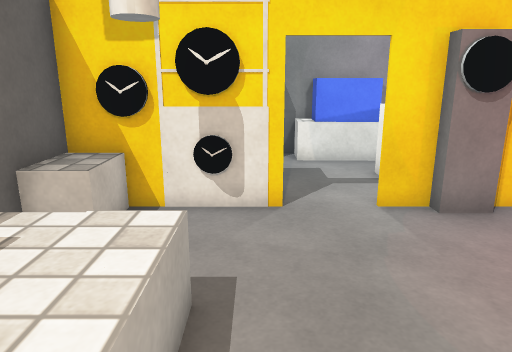
View 1 (above)

12 first-person views from a walk through a 3-D level made in the Unity game engine. The camera is 1.4 m above the floor, tilts 14° down and sees 70° across. The floor is counted in squares, 0.5 m on a side. Each view is taken from the middle of a square. On the plan, view 1 faces up. The plan holds only what a view shows up to about 20 squares ahead; the rest is blank. The place goes on beyond the plan. The player is left out. Some surface patterns are stand-ins.

View 2
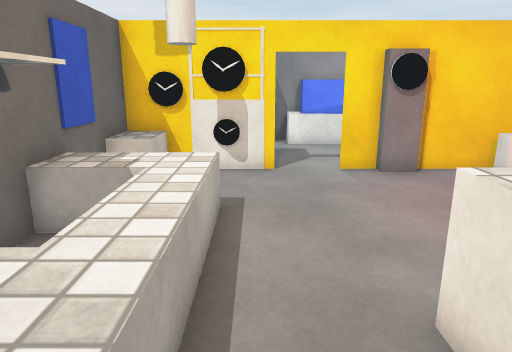

View 3
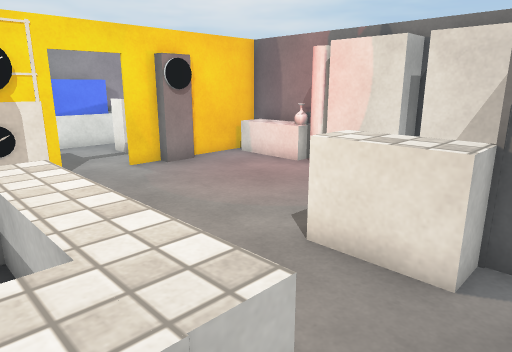

View 4
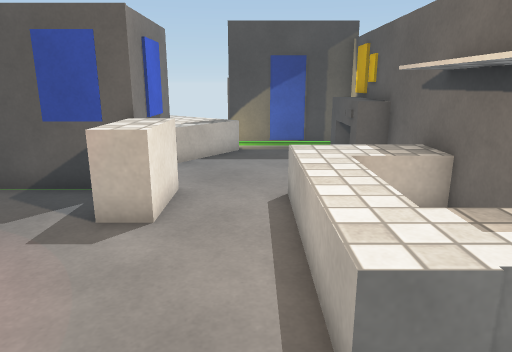

View 5
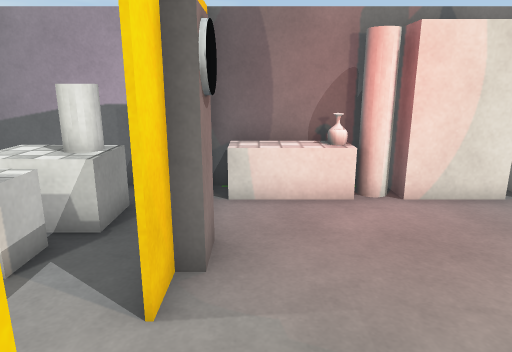

View 6
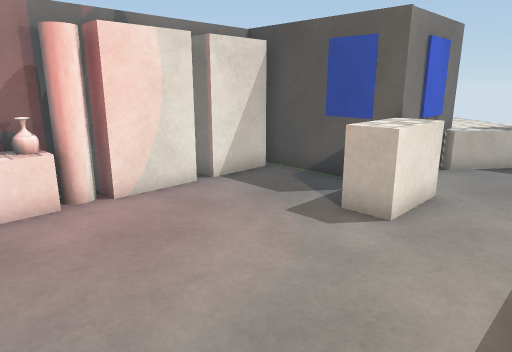

View 7
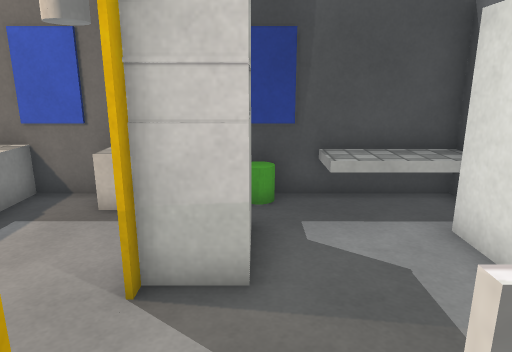

View 8
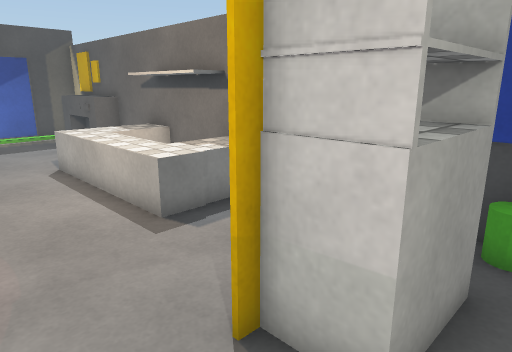

View 9
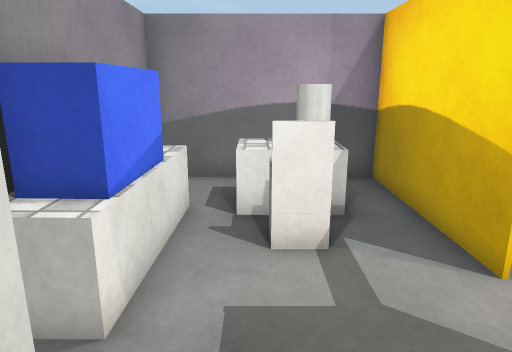

View 10
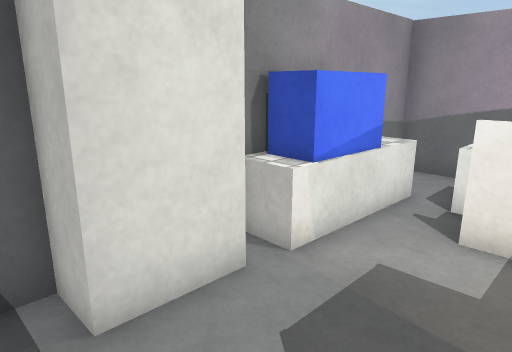

View 11
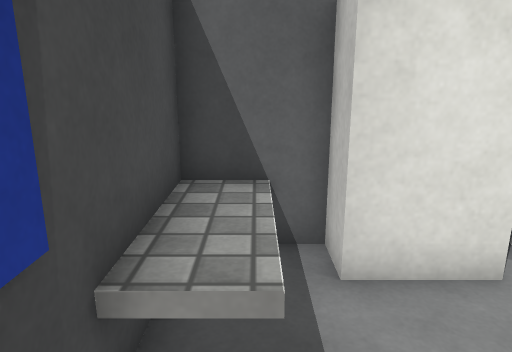

View 12
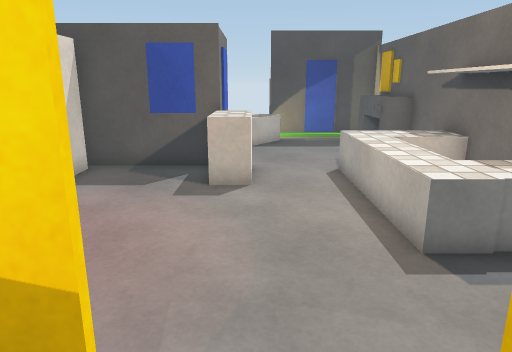

### Floor plan
Key: @ floor where view 1 was taken; # wall or solid block; x gap in a wall; . floor; = window, fence, low wall or low ledge; ^ raised ledge; B block; L blue block; A vase; C cylinder; G green cylinder.
Columns run from 4 left of view 1 to 9 right of it. Each row starts with its distance up from view 1.
 15 ###  #B##BB###
 14 ^^BBBBLLLLB..#
 13 ^^...........#
 12 ^^......BBBB #
 11 #.......#BCC #
 10 G.#==.....BC.#
  9 #.###........#
  8 BB###..#####B#
  7 BB..........BB
  6 #B..........BB
  5 #...........A#
  4 BBB=........##
  3 BBB=........##
  2 ##^^........##
  1 ##^^........##
  0 ##^^@.BB....##
 -1 ##B^..BB....#
 -2 BBB^..BB....#
 -3 #  ...B######
 -4 #. ....#
 -5 ^=.....#
 -6 ^^.....#
 -7 ^^....^^
 -8 ^^...=^^
 -9 ^x...^^^^
-10 ######^^^
-11        ^^

Where each view was taken, in squares from view 1:
view 1: 0 up, 0 right, facing up
view 2: 4 down, 0 right, facing up
view 3: 4 down, 3 left, facing up-right
view 4: 7 up, 0 right, facing down
view 5: 7 up, 1 left, facing right
view 6: 7 up, 1 left, facing down-right
view 7: 10 up, 5 right, facing left
view 8: 11 up, 3 right, facing down-left
view 9: 12 up, 2 left, facing right
view 10: 10 up, 3 left, facing up-right
view 11: 9 up, 3 left, facing up
view 12: 10 up, 2 right, facing down
